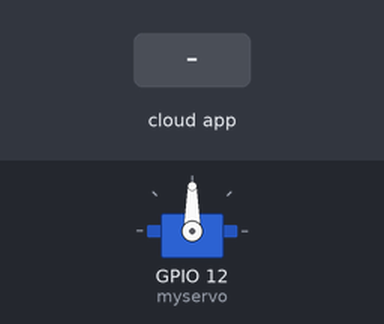
The sketch below on a simulated ESP32. Shown: servo. The test bench sets the inputs (shaded band). What the sketch prints to the serial monitor is not drawn.

Above: at 2.7 s.
2.8 s: the phone or cloud app sets Servo to 0
At 4.0 s:
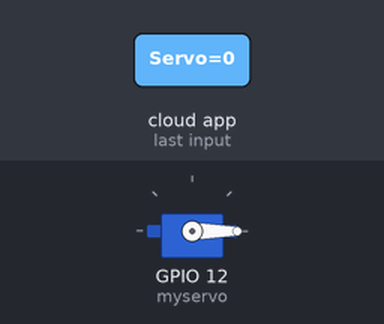
4.3 s: the phone or cloud app sets Servo to 1
At 5.4 s:
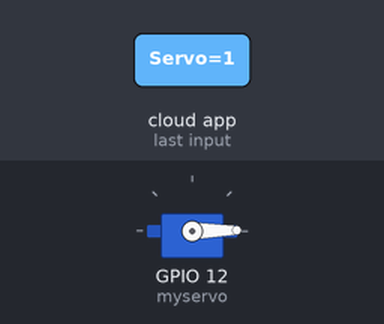
Timing chart, 0 to 7.3 s (numbered marks = the images above; inputs shaded):
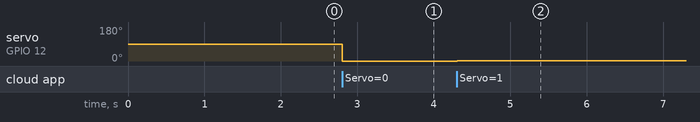

The sketch:

Servo_IOT_Password.ino
```cpp
#include <AdafruitIO_WiFi.h> // Library to connect Adafruit IO with WiFi
#include <WiFi.h> // ESP32 WiFi library
#include <ESP32Servo.h> //ESP32 Servo library
/******** Adafruit IO Config ***********/
#define IO_USERNAME "REPLACE_USERNAME"    // Replace with your Adafruit IO username
#define IO_KEY "REPLACE_IO_KEY" // Replace with your Adafruit IO key


/******** WiFi Config **************/
#define WIFI_SSID "WiFi_Name"          // Your WiFi SSID
#define WIFI_PASS "Password"     // Your Password


Servo myservo;
/******** Adafruit IO Setup ************/
AdafruitIO_WiFi io(IO_USERNAME, IO_KEY, WIFI_SSID, WIFI_PASS);
// Set up the Adafruit IO feed for LED control
AdafruitIO_Feed *control_servo_feed = io.feed("Servo");
void setup() {
 // Start the serial connection
 Serial.begin(115200);
 myservo.attach(12); // Attach servo to pin 12

 // Connect to Adafruit IO
 Serial.print("Connecting to Adafruit IO");
 io.connect();
 // Set up a message handler for when feed data is received
 control_servo_feed->onMessage(handleMessage);
 // Wait for a connection to Adafruit IO
 while(io.status() < AIO_CONNECTED) {
 Serial.print(".");
 delay(500);
 }
 // We’re connected!
 Serial.println();
 Serial.println("Connected to Adafruit IO!");
}

void loop() {
 // io.run() is required to process Adafruit IO messages
 io.run();
}
// Function to handle received feed data
void handleMessage(AdafruitIO_Data *data) {
 // Print the received value (on/off) to the Serial Monitor
 Serial.print("Received: ");
 Serial.println(data->value());
 int angle = constrain(data->toInt(), 0, 180); // Ensure the angle is between 0 and 180
 myservo.write(angle); // Set servo position
}
```

Measured:
- after the input at 2.8 s, servo on GPIO 12 (myservo): 90° → 0° at once
- after the input at 4.3 s, servo on GPIO 12 (myservo): 0° → 1° at once
